Frame 1 (no input): blank canvas, image omitted
Frame 60 (the mouse pressed at the canvas centre just before this capture): blank canvas, image omitted
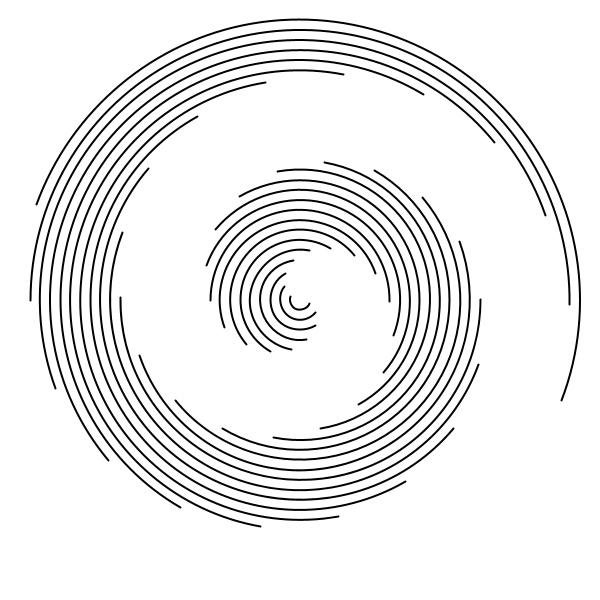
Frame 120 (the mouse held since frame 60 and released just before this capture)

The Processing sketch whose frames 1 and 60 were blank and that drew this single picture after the mouse press (run headless with seeded random() and noise(); from frame 60 on, the mouse is pressed at the canvas centre):

// Processing sketch: mouse_follow_arc
// ── mouse_follow_arc.pde
int gap = 20;  // Distance between arcs
int thickness = 2;  // Thickness of each arc 

void setup() {
  size(600, 600);
  noFill();
  strokeWeight(thickness);
  stroke(0);
}

void draw() {
  background(255);
  float arcLength = mouseX / 95.0;
  for (int i = gap; i < width-gap; i += gap) {
    float angle = radians(i);
    arc(width/2, height/2, i, i, angle, angle + arcLength);
  }
}
